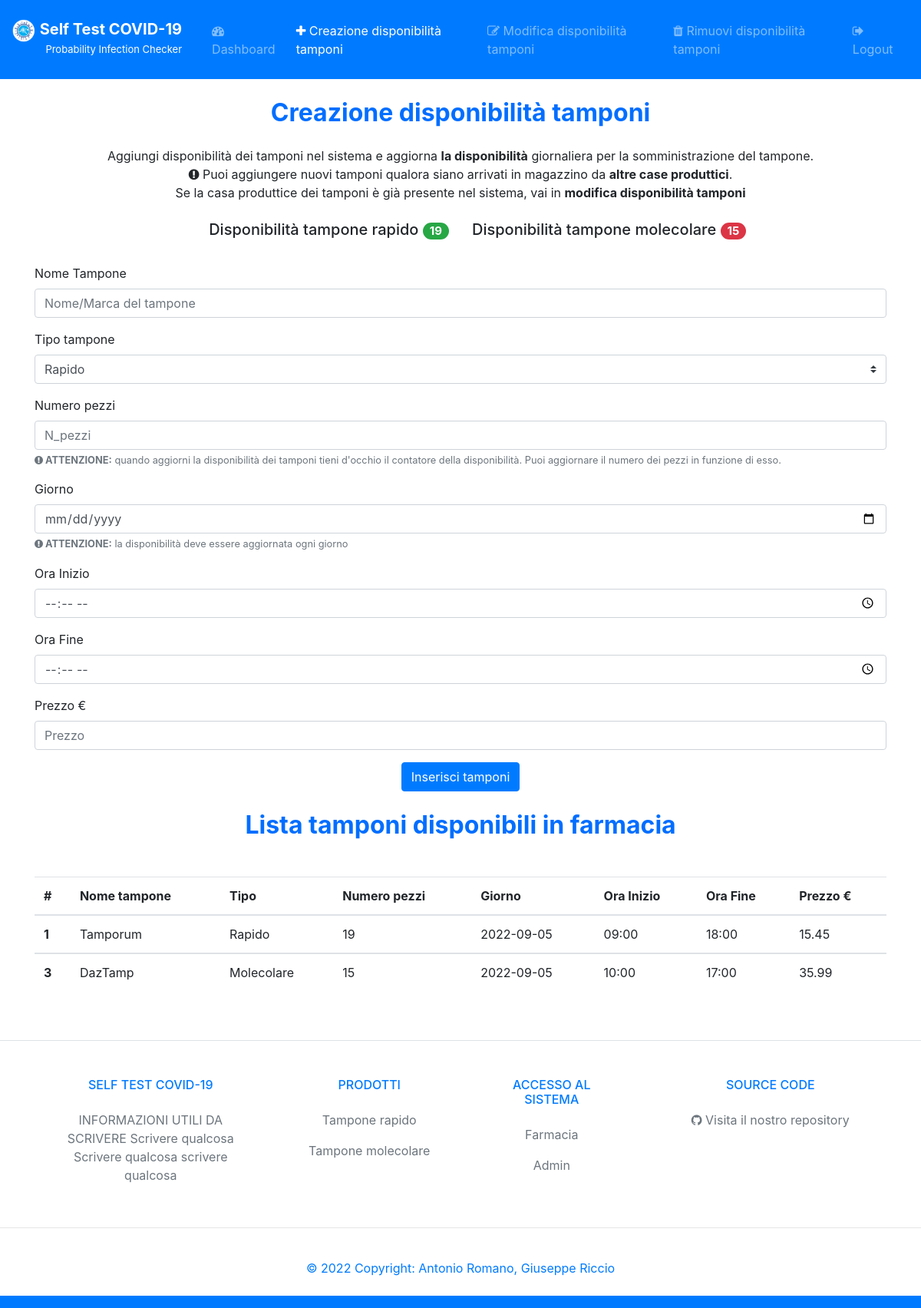
Before: /creazioneDisponibilitaTamponi (signed in) with the older database file.
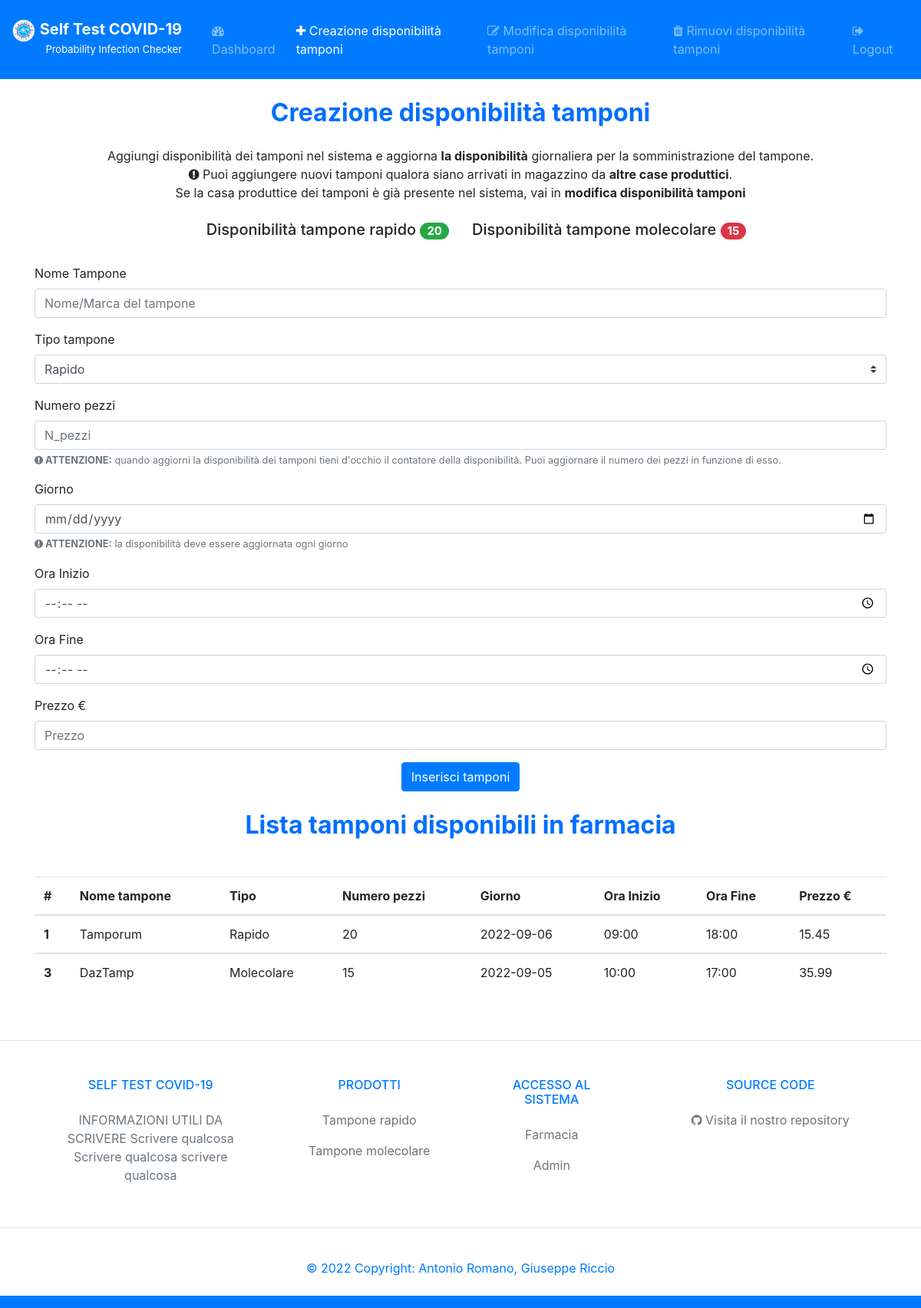
After: the same page with the newer database file.
### tables this page shows
CREATE TABLE `Tamponi` (
	ID INTEGER PRIMARY KEY AUTOINCREMENT,
	NomeTampone VARCHAR(50),
	Tipo VARCHAR(10),
	N_pezzi INTEGER,
	Giorno DATE,
	OraInizio TIME,
	OraFine TIME,
	Prezzo FLOAT,
	ID_Farmacia INTEGER,
	UNIQUE(NomeTampone,ID_Farmacia)
);

### controllers/GestioneDisponibilitàController.py (the view, shortened to what this page needs)
def creaDisponibilitaTamponi():
    msg_error = ""
    if 'loggedin' in session:
        connection = connectDB()
        tamponi = connection.execute('SELECT * FROM Tamponi WHERE ID_Farmacia = ?',(session['id'],)).fetchall()
        totaleRapido = connection.execute('SELECT COALESCE(SUM(N_pezzi),0) as TOT FROM Tamponi WHERE tipo = ? AND ID_Farmacia = ?',('Rapido',session['id'],)).fetchall()
        totaleMolecolare = connection.execute('SELECT COALESCE(SUM(N_pezzi),0) as TOT FROM Tamponi WHERE tipo = ? AND ID_Farmacia = ?',('Molecolare',session['id'],)).fetchall()
        connection.close()
    else:
        return redirect('/loginFarmacia')
    return render_template('/FarmaciaView/creazioneDisponibilitaTamponi.html',tamponi=tamponi, totaleRapido=totaleRapido, totaleMolecolare=totaleMolecolare, msg_error=msg_error)

### models/DB.py (called while the page is built)
def connectDB():
    connection = sqlite3.connect('./models/selftestcovid19.db')
    connection.row_factory = sqlite3.Row
    return connection

### templates/FarmaciaView/creazioneDisponibilitaTamponi.html (shortened to what the changed rows need)
<!doctype html>
<html lang="it">
<head>
  <link rel="stylesheet" href="https://cdnjs.cloudflare.com/ajax/libs/font-awesome/4.7.0/css/font-awesome.min.css">
  <link rel="stylesheet" href="https://stackpath.bootstrapcdn.com/bootstrap/4.3.1/css/bootstrap.min.css">
</head>
<body>
  <div class="container">
    <center>
      <h2 class="text-center" style="margin: 25px;"><b><span style="color: #006eff;">
            Creazione disponibilità tamponi</span></b></h2>
    </center>
  </div>
  <div class="flex justify-content-center my-4">
    <div class="row">
      <div class="col">
        {% for totaleRap in totaleRapido %}
        <h5 style="text-align: right;"> Disponibilità tampone rapido
          <span class="badge badge-pill badge-success"> {{totaleRap.TOT}} </span></h3>
          {% endfor %}
      </div>
    </div>
  </div>
  <div class="container">
    <center>
      <h2 class="text-center" style="margin: 25px;"><b><span style="color: #006eff;">
            Lista tamponi disponibili in farmacia </span></b></h2>
      <div class="d-flex justify-content-center mt-5 table-responsive">
        <table class="table">
          <thead>
            <tr>
              <th scope="col">#</th>
              <th scope="col">Nome tampone</th>
              <th scope="col">Tipo</th>
              <th scope="col">Numero pezzi</th>
              <th scope="col">Giorno</th>
              <th scope="col">Ora Inizio</th>
              <th scope="col">Ora Fine</th>
              <th scope="col">Prezzo €</th>
            </tr>
          </thead>
          <tbody>
            {% for tampone in tamponi %}
            <tr>
              <th scope="row">{{ tampone.ID }}</th>
              <td>{{ tampone.NomeTampone }}</td>
              <td>{{ tampone.Tipo }}</td>
              <td>{{ tampone.N_pezzi }}</td>
              <td>{{ tampone.Giorno }}</td>
              <td>{{ tampone.OraInizio }}</td>
              <td>{{ tampone.OraFine }}</td>
              <td>{{ tampone.Prezzo }}</td>
            </tr>
          </tbody>
          {% endfor %}
        </table>
      </div>
    </center>
  </div>
</body>
</body>
</html>

Changed rows visible on the page:
changed Tamponi "Tamporum": N_pezzi "19" → "20"; Giorno "2022-09-05" → "2022-09-06"
Other visible differences:
new list line: "Disponibilità tampone rapido 20"
list line gone: "Disponibilità tampone rapido 19"
